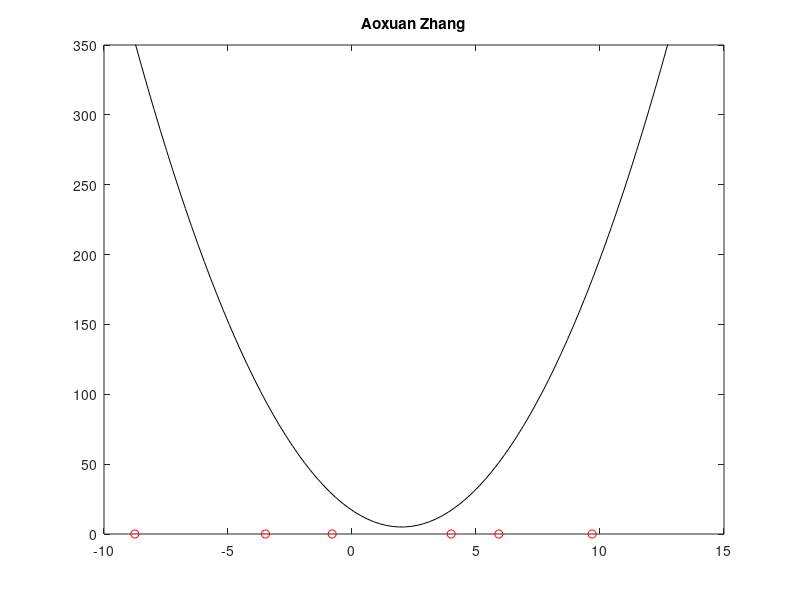

This chart was generated by the following MATLAB code:
clear; clf; format long
E = @(x) 3*(x-2).^2+5;
dE = @(x) 6*(x-2);
x=linspace(-10,15,100);
plot(x,E(x),'k'); hold on
axis([-10 15 0 350])
title('Aoxuan Zhang')
w(1)=4;
plot(w(1),0,'ro')
eta=0.4;
for n=1:5
w(n+1)=w(n)-eta*dE(w(n));
plot(w(n+1),0,'ro')
end
w